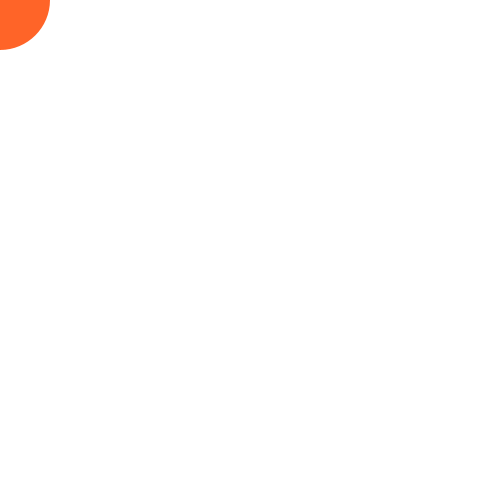
Frame 1 (no input)
Frame 60 (the mouse pressed at the canvas centre just before this capture): identical to frame 1, image omitted
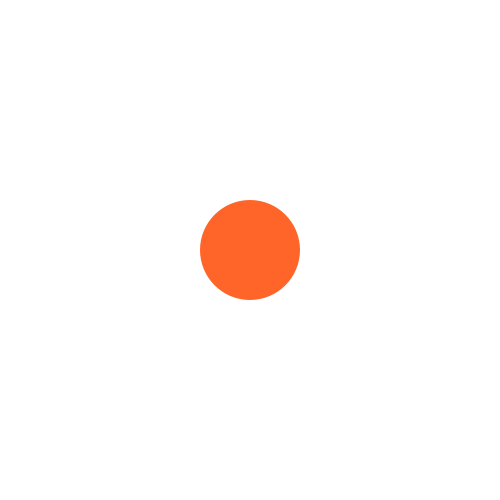
Frame 120 (the mouse held since frame 60 and released just before this capture)

The Processing sketch that drew these frames (run headless with seeded random() and noise(); from frame 60 on, the mouse is pressed at the canvas centre):

// Processing sketch: mouse
// ── mouse.pde
void setup () {
  size(500, 500);
  background(255);
}

void draw(){
  background(255);
  fill(255, 100, 40);
  noStroke();
  ellipse(mouseX, mouseY, 100, 100);
}
